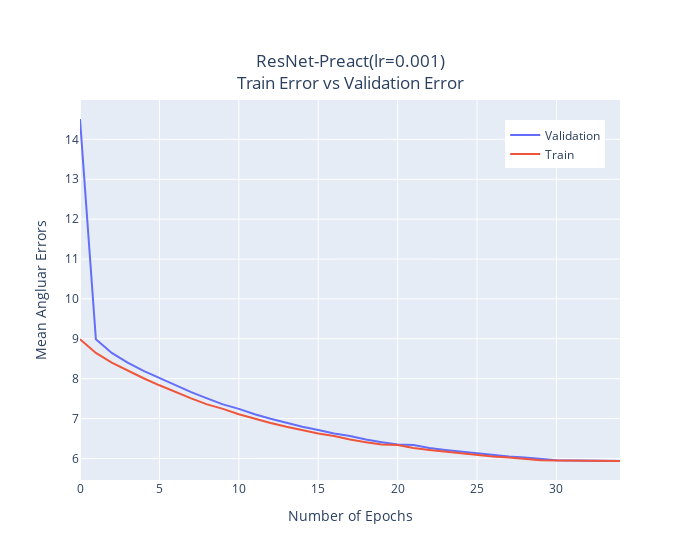

The notebook cell saved with this chart:
### Code cell
fig = go.Figure()
fig.add_trace(go.Scatter(x = [i for i in range(35)], y=val, name='Validation'))
fig.add_trace(go.Scatter(x = [i for i in range(35)], y=train, name='Train'))

fig.update_layout(width=700, xaxis_title='Number of Epochs', yaxis_title='Mean Angluar Errors', 
                  title={'text':'ResNet-Preact(lr=0.001)<br>Train Error vs Validation Error','x':0.5,'y':0.88,'xanchor':'center','yanchor':'top'},
                  legend_y=0.82,legend_x=0.88,
                  legend_xanchor='center',legend_yanchor='bottom'
                 )
fig.show()

### Figure 1 — Plotly figure (JSON) as saved in the notebook; plotly's stock layout.template omitted (floating-point values rounded to 4 significant figures)
{"data": [{"name": "Validation", "type": "scatter", "x": [0, 1, 2, 3, 4, 5, 6, 7, 8, 9, 10, 11, 12, 13, 14, 15, 16, 17, 18, 19, 20, 21, 22, 23, 24, 25, 26, 27, 28, 29, 30, 31, 32, 33, 34], "y": [14.51, 8.988, 8.645, 8.402, 8.197, 8.012, 7.835, 7.663, 7.508, 7.357, 7.243, 7.107, 6.995, 6.891, 6.793, 6.713, 6.623, 6.565, 6.475, 6.409, 6.352, 6.336, 6.262, 6.213, 6.171, 6.123, 6.093, 6.049, 6.023, 5.988, 5.957, 5.947, 5.947, 5.951, 5.937, 5.936]}, {"name": "Train", "type": "scatter", "x": [0, 1, 2, 3, 4, 5, 6, 7, 8, 9, 10, 11, 12, 13, 14, 15, 16, 17, 18, 19, 20, 21, 22, 23, 24, 25, 26, 27, 28, 29, 30, 31, 32, 33, 34], "y": [8.988, 8.645, 8.402, 8.197, 8.012, 7.835, 7.663, 7.508, 7.357, 7.243, 7.107, 6.995, 6.891, 6.793, 6.713, 6.623, 6.565, 6.475, 6.409, 6.352, 6.336, 6.262, 6.213, 6.171, 6.123, 6.093, 6.049, 6.023, 5.988, 5.957, 5.947, 5.947, 5.951, 5.937, 5.936]}], "layout": {"legend": {"x": 0.88, "xanchor": "center", "y": 0.82, "yanchor": "bottom"}, "title": {"text": "ResNet-Preact(lr=0.001)<br>Train Error vs Validation Error", "x": 0.5, "xanchor": "center", "y": 0.88, "yanchor": "top"}, "width": 700, "xaxis": {"title": {"text": "Number of Epochs"}}, "yaxis": {"title": {"text": "Mean Angluar Errors"}}}}
